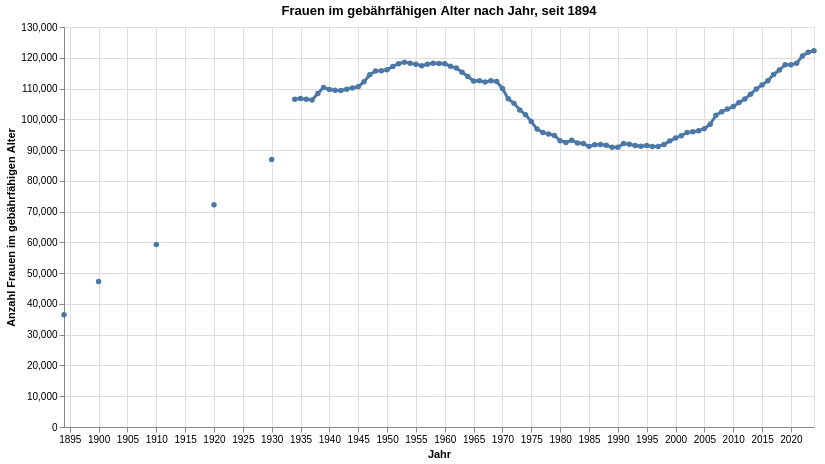

This figure's notebook cell:
### Code cell
grafik1 = mypy_dv.plot_altair_multiline_highlight(
    data = myAgg1.reset_index()
    ,x = 'StichtagDatJahr'
    ,y = 'Frauen15bis49_noDM'
    ,x_beschriftung = 'Jahr'
    , y_beschriftung = 'Anzahl Frauen im gebährfähigen Alter'
    #,category = "ThemaLang"
    ,category_beschriftung= 'Legende:'
    ,warning_status = "ignore" #always or ignore
    ,myTitle="Frauen im gebährfähigen Alter nach Jahr, seit "+data_min_date
)
grafik1

### Figure 1 — Vega-Lite specification as saved in the notebook (floating-point values rounded to 4 significant figures; data arrays with more than 128 entries replaced by an {"elided": "..."} marker saying what was removed)
{"config": {"view": {"continuousWidth": 300, "continuousHeight": 300}}, "layer": [{"mark": {"type": "circle"}, "encoding": {"opacity": {"value": 1.3}, "tooltip": [{"field": "StichtagDatJahr", "type": "temporal"}, {"field": "Frauen15bis49_noDM", "type": "quantitative"}], "x": {"axis": {"title": "Jahr"}, "field": "StichtagDatJahr", "type": "temporal"}, "y": {"axis": {"title": "Anzahl Frauen im gebährfähigen Alter"}, "field": "Frauen15bis49_noDM", "type": "quantitative"}}, "name": "view_19", "title": "Frauen im gebährfähigen Alter nach Jahr, seit 1894"}, {"mark": {"type": "line"}, "encoding": {"size": {"condition": {"test": {"not": {"param": "param_19"}}, "value": 1.2}, "value": 3}, "tooltip": [{"field": "StichtagDatJahr", "type": "temporal"}, {"field": "Frauen15bis49_noDM", "type": "quantitative"}], "x": {"axis": {"title": "Jahr"}, "field": "StichtagDatJahr", "type": "temporal"}, "y": {"axis": {"title": "Anzahl Frauen im gebährfähigen Alter"}, "field": "Frauen15bis49_noDM", "type": "quantitative"}}, "title": "Frauen im gebährfähigen Alter nach Jahr, seit 1894"}], "data": {"name": "data-19479122ee3ec2c317ee8528aece5331"}, "height": 400, "params": [{"name": "param_19", "select": {"type": "point", "fields": [""], "nearest": true, "on": "pointerover"}, "views": ["view_19"]}], "width": 750, "$schema": "https://vega.github.io/schema/vega-lite/v5.8.0.json", "datasets": {"data-19479122ee3ec2c317ee8528aece5331": {"elided": "131 records"}}}
